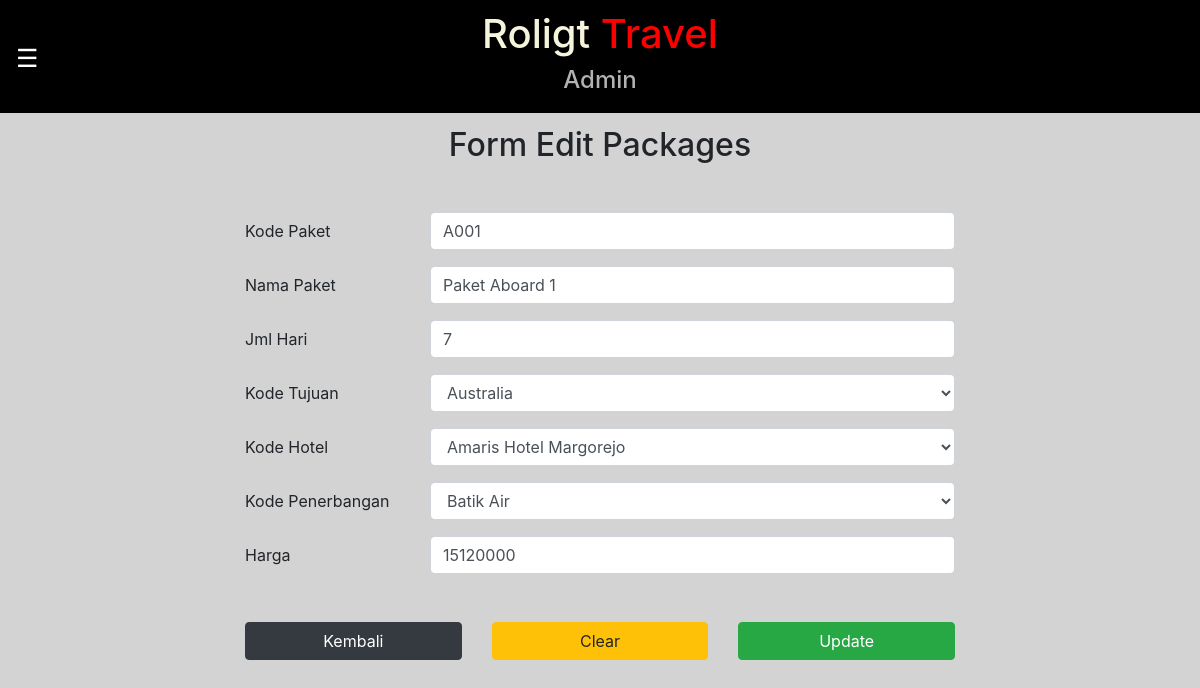
/admin/formEditPackages.php?id=A001, run on the app's committed database.
### tables this page shows
CREATE TABLE `tb_packages` (
  `kode_pkt` varchar(12) NOT NULL,
  `nama_pkt` varchar(100) NOT NULL,
  `hari` int(20) NOT NULL,
  `kode_tujuan` varchar(50) NOT NULL,
  `kode_hotel` varchar(100) NOT NULL,
  `kode_penerbangan` varchar(50) NOT NULL,
  `harga` int(50) NOT NULL,
  `flag` enum('1','0') NOT NULL
);

### admin/formEditPackages.php (the view, shortened to what this page needs)
<?php
include '../helper/connection.php';
$kodePaket = $_GET["id"];
$query = "SELECT * FROM tb_packages WHERE kode_pkt = '$kodePaket'";
$result = mysqli_query($con, $query);
$item = '';
if(mysqli_num_rows($result) == 1) {
    $item = mysqli_fetch_assoc($result);
} else {
    echo "Paket tidak ditemukan";
}
?>
<html>
    <head>
        <link rel="stylesheet" href="https://use.fontawesome.com/releases/v5.4.1/css/all.css"
>
        <link rel="stylesheet" href="https://stackpath.bootstrapcdn.com/bootstrap/4.1.1/css/bootstrap.min.css">
        <link rel="stylesheet" href="../css/dataStyle.css">
        <link rel="stylesheet" href="../css/navStyle.css">
    </head>
    <body>
        <main class="container" role="main" id="main">
            <div class="header fixed-top" id="header">
                <h1 id="judul1">Roligt
                    <span id="judul2">Travel</span>
                </h1>
                <h4 id="sub-judul">Admin</h4>
                <div id="nav">
                    <span style="font-size:25px;cursor:pointer" onclick="openNav()">&#9776;</span>
                </div>
            </div>
            <div class="container">
                <h2 class="mt-3 text-center">Form Edit Packages</h2>
                <div class="row mt-5">
                    <div class="col-md-2"></div>
                    <div class="col-md-8">
                        <form action="../process/actionEditPackages.php" method="POST" enctype="multipart/form-data">
                            <div class="form-group row">
                                <label class="col-md-3 col-form-label">Kode Paket</label>
                                <div class="col-md-9">
                                    <input type="text" name="kode_pkt" id="kode_pkt" class="form-control" placeholder="Kode Paket" required value="<?php echo $item["kode_pkt"] ?>">
                                </div>
                            </div>
                            <div class="form-group row">
                                <label class="col-md-3 col-form-label">Nama Paket</label>
                                <div class="col-md-9">
                                    <input type="text" name="nama_pkt" id="nama_pkt" class="form-control" placeholder="Nama Paket" required value="<?php echo $item["nama_pkt"] ?>">
                                </div>
                            </div>
                            <div class="form-group row">
                                <label class="col-md-3 col-form-label">Jml Hari</label>
                                <div class="col-md-9">
                                    <input type="number" name="hari" id="hari" class="form-control" placeholder="Jumlah Hari" required value="<?php echo $item["hari"] ?>">
                                </div>
                            </div>
                            <div class="form-group row">
                                <label class="col-md-3 col-form-label">Kode Tujuan</label>
                                <div class="col-md-9">
                                    <select name="tujuan_cust" id="tujuan_cust" class="form-control" value="<?php echo $item["kode_tujuan"] ?>">
                                        <?php
                                            $tujuan = mysqli_query($con,"select * from tb_tujuan");
                                            while($data = mysqli_fetch_array($tujuan))
                                            {
                                                echo "<option value = $data[kode_tujuan]>$data[nama_tujuan]</option>";
                                            }
                                        ?>
                                    </select>
                                </div>
                            </div>
                            <div class="form-group row">
                                <label class="col-md-3 col-form-label">Kode Hotel</label>
                                <div class="col-md-9">
                                    <select name="kode_hotel" id="kode_hotel" class="form-control" value="<?php echo $item["kode_hotel"] ?>">
                                        <?php
                                            $tujuan = mysqli_query($con,"select * from tb_hotel");
                                            while($data = mysqli_fetch_array($tujuan))
                                            {
                                                echo "<option value = $data[kode_hotel]>$data[nama_hotel]</option>";
                                            }
                                        ?>
                                    </select>
                                </div>
                            </div>
                            <div class="form-group row">
                                <label class="col-md-3 col-form-label">Kode Penerbangan</label>
                                <div class="col-md-9">
                                    <select name="kode_penerbangan" id="kode_penerbangan" class="form-control" value="<?php echo $item["kode_penerbangan"] ?>">
                                        <?php
                                            $tujuan = mysqli_query($con,"select * from tb_penerbangan");
                                            while($data = mysqli_fetch_array($tujuan))
                                            {
                                                echo "<option value = $data[kode_penerbangan]>$data[nama_maskapai]</option>";
                                            }
                                        ?>
                                    </select>
                                </div>
                            </div>
                            <div class="form-group row">
                                <label class="col-md-3 col-form-label">Harga</label>
                                <div class="col-md-9">
                                    <input type="number" name="harga" id="harga" class="form-control" placeholder="Harga" required value="<?php echo $item["harga"] ?>">
                                </div>
                            </div>
                            <div class="form-group row mt-5">
                                <div class="col-md-4">
                                    <a name="backBtn" id="backBtn" class="btn btn-dark btn-block" href="dataPackages.php" role="button">Kembali</a>
                                </div>
                                <div class="col-md-4">
                                    <button name="clearFormBtn" id="clearFormBtn" class="btn btn-warning btn-block" role="button" onclick="clearForm()">Clear</button>
                                </div>
                                <div class="col-md-4">
                                    <input type="submit" name="tambah" class="btn btn-success btn-block" value="Update"/>
                                </div>
                            </div>
                        </form>
                    </div>
                    <div class="col-md-2"></div>
                </div>
            </div>
        </main>
    </body>
</html>

### css/dataStyle.css (style rules this page uses)
body { padding-top: 5rem; background-color: lightgray; }
.header { background-color: black; position: fixed; width: 100%; height: auto; padding: 10px; }
h1#judul1 { color: beige; text-align: center; }
span#judul2 { color: red; text-align: center; }
h4#sub-judul { color: rgb(179, 177, 177); text-align: center; }
h2.mt-3 { padding-top: 30px; }

### css/navStyle.css (style rules this page uses)
#nav { color: white; position: absolute; top: 40px; left: 16px; }

### data on the page
tb_packages: kode_pkt "A001", nama_pkt "Paket Aboard 1", hari "7", harga "15120000"

### other printed values
form field tujuan_cust "Australia"
form field kode_hotel "Amaris Hotel Margorejo"
form field kode_penerbangan "Batik Air"
